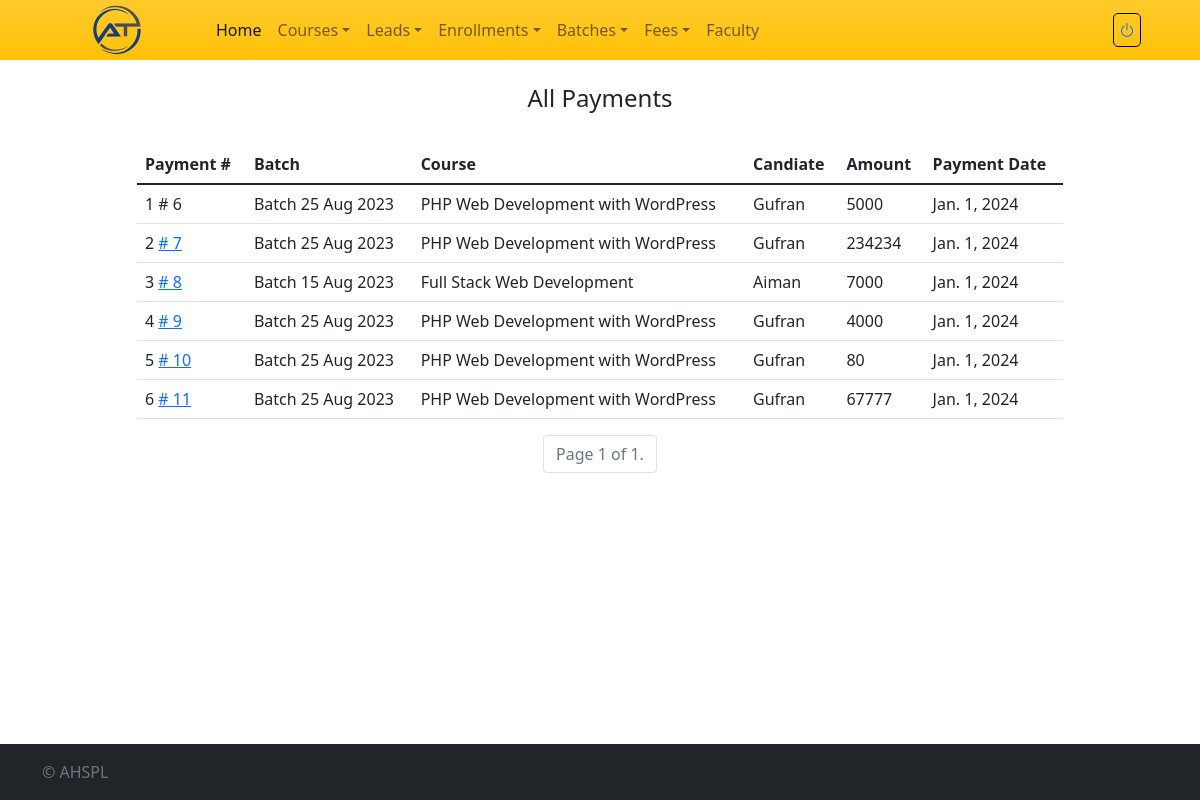
The page /all-payments (signed in) on the database as committed earlier.
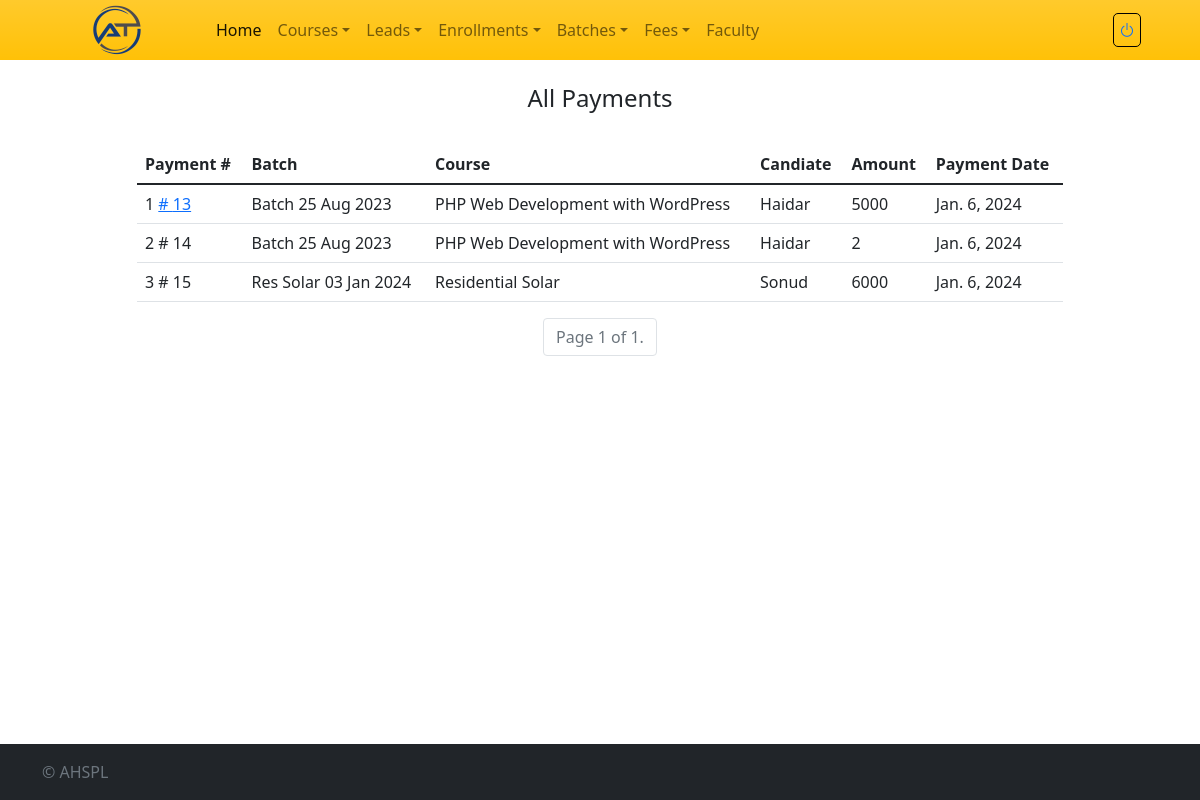
The same page on the database as committed later.
### crmapp/models.py (models this page shows)
class Payments(models.Model):
    payment_id = models.AutoField(primary_key=True)
    batch_id = models.ForeignKey(Batch, on_delete=models.SET_NULL,null=True, blank= True)
    candidate_id = models.ForeignKey(Users, on_delete=models.SET_NULL, null=True, blank=True)
    course_id = models.ForeignKey(Course,on_delete=models.SET_NULL,null=True, blank=True)
    payment_amount = models.TextField()
    payment_reference = models.ImageField(upload_to='payment_references/', null=True, blank=True)
    date_created = models.DateField(default=datetime.today)

class Batch(models.Model):
    batch_id = models.AutoField(primary_key=True)
    batch_name = models.CharField(max_length=255)
    course_id = models.ForeignKey(Course, on_delete=models.SET_NULL, null=True, blank=True)
    candidates = models.TextField()
    start_date = models.DateField(default=datetime.today)
    date_created = models.DateField(default=datetime.today)

class Course(models.Model):
    course_id = models.AutoField(primary_key=True)
    course_name = models.CharField(max_length=100)
    course_fee = models.DecimalField(max_digits=10, decimal_places=2)
    course_duration = models.CharField(max_length=100, default='')
    date_created = models.DateField(default=datetime.today)

class Users(models.Model):
    user_id = models.AutoField(primary_key=True)
    user_unique = models.CharField(max_length=100)
    user_role = models.ForeignKey(Userroles, on_delete=models.SET_NULL, null=True, blank=True)
    user_name = models.CharField(max_length=255)
    user_phone = models.CharField(max_length=15)
    user_email = models.CharField(max_length=320)
    date_created = models.DateField(default=datetime.today)

### crmapp/views.py (the view)
# urls.py: path('all-payments', login_required(views.all_collections), name='all_collections'),
def all_collections(request):
    payments_list = Payments.objects.all()
    items_per_page = 10  # You can adjust this value as needed
    paginator = Paginator(payments_list, items_per_page)
    page = request.GET.get('page')
    try:
        payments = paginator.page(page)
    except PageNotAnInteger:
        payments = paginator.page(1)
    except EmptyPage:
        payments = paginator.page(paginator.num_pages)
    return render(request, 'all-payments.html',{'payments':payments})

### templates/all-payments.html (shortened to what this page needs)
{% extends 'base.html' %}
{% block content %}
<div class="row">
	<div class="col">
	</div>
    <div class="col-10">
		<div class="py-4 text-center">
	    	<h4>All Payments</h4>
	  	</div>
		<table class="table  table-hover">
		  <thead>
		    <tr>
		      <th scope="col">Payment #</th>
		      <th scope="col">Batch</th>
		      <th scope="col">Course</th>
		      <th scope="col">Candiate</th>
		      <th scope="col">Amount</th>
		      <th scope="col">Payment Date</th>
		    </tr>
		  </thead>
		  <tbody>
		  	{% for payment in payments %}
		  	<tr>
		  		<td scope="row">{{ forloop.counter }}
		  			{% if payment.payment_reference and payment.payment_reference.url %}
		  			<a target="_blank" href="{{payment.payment_reference.url}}"># {{ payment.payment_id }}</a></th>
		  			{% else %}
		  				# {{ payment.payment_id }}</th>
		  			{% endif %}
		  		<td>{{ payment.batch_id.batch_name }}</td>
		  		<td>{{ payment.course_id.course_name }}</td>
		  		<td>{{ payment.candidate_id.user_name }}</td>
		  		<td>{{ payment.payment_amount }}</td>
		  		<td>{{ payment.date_created }}</td>
		  	</tr>
		  	{% endfor %}
		  </tbody>
		</table>
		<div class="pagination justify-content-center">
			<ul class="pagination">
				<li class="page-item disabled">
					<span class="page-link">
						Page {{ payments.number }} of {{ payments.paginator.num_pages }}.
					</span>
				</li>
			</ul>
		</div>
	</div>
	<div class="col">
	</div>
</div>
{% endblock %}

### templates/base.html (shortened to what this page needs)
{% load static %}
<html lang="en">
<head>
  <link href="{% static 'css/bootstrap.min.css' %}" rel="stylesheet">
  <link href="https://cdn.jsdelivr.net/npm/bootstrap-icons@1.10.0/font/bootstrap-icons.css" rel="stylesheet">
</head>
<body class="d-flex flex-column h-100">
  <main>
    {% block navigation %}
    <nav class="navbar navbar-expand-lg navbar-light bg-warning bg-gradient" aria-label="Eighth navbar example">
        <div class="container">
            <a class="navbar-brand" href="{% url 'home' %}">
                <img src="{% static 'logo.png' %}"/>
            </a>
            <div class="collapse navbar-collapse" id="navbarsExample07">
                <ul class="navbar-nav me-auto mb-2 mb-lg-0">
                <li class="nav-item">
                  <a class="nav-link active" aria-current="page" href="{% url 'dashboard' %}">Home</a>
                </li>
                <li class="nav-item dropdown">
                  <a class="nav-link dropdown-toggle" href="#" id="dropdown07" data-bs-toggle="dropdown" aria-expanded="false">Courses</a>
                </li>
                <li class="nav-item dropdown">
                  <a class="nav-link dropdown-toggle" href="#" id="dropdown09" data-bs-toggle="dropdown" aria-expanded="false">Leads</a>
                </li>
                <li class="nav-item dropdown">
                  <a class="nav-link dropdown-toggle" href="#" id="dropdown08" data-bs-toggle="dropdown" aria-expanded="false">Enrollments</a>
                </li>
                <li class="nav-item dropdown">
                  <a class="nav-link dropdown-toggle" href="#" id="dropdown08" data-bs-toggle="dropdown" aria-expanded="false">Batches</a>
                </li>
                <li class="nav-item dropdown">
                  <a class="nav-link dropdown-toggle" href="#" id="dropdown10" data-bs-toggle="dropdown" aria-expanded="false">Fees</a>
                </li>
                <li class="nav-item">
                  <a class="nav-link" aria-current="page" href="#">Faculty</a>
                </li>
                </ul>
                <button type="button" class="btn btn-link text-decoration-none" onclick="document.getElementById('logout-form').submit();">
                  <span class="icon-box">
                    <i class="bi bi-power"></i>
                  </span>
                </button>
            </div>
        </div>
    </nav>
    {% endblock %}
    <div class="container">
        {% block content %}{% endblock %}
    </div>
</main>
<footer class="footer mt-auto py-3 bg-dark">
    {% block footer %}
      <div class="container">
        <span class="text-muted">&copy; AHSPL</span>
      </div>
    {% endblock %}
</footer>
</body>
</html>

### templates/base.html (style rules this page uses)
.navbar { padding: 0px; position: sticky; top: 0; }
.icon-box { border: 1px solid #000; padding: 5px; border-radius: 5px; margin-right: 5px; }
.btn-link:active, .btn-link:focus, .btn-link { outline: none !important; border: none !important; }

Rows that differ between the two databases and show on the page:
removed Payments: payment_id "6", batch_id.batch_name "Batch 25 Aug 2023", course_id.course_name "PHP Web Development with WordPress", candidate_id.user_name "Gufran", payment_amount "5000", date_created "Jan. 1, 2024"
removed Payments: payment_id "7", batch_id.batch_name "Batch 25 Aug 2023", course_id.course_name "PHP Web Development with WordPress", candidate_id.user_name "Gufran", payment_amount "234234", date_created "Jan. 1, 2024"
removed Payments: payment_id "8", batch_id.batch_name "Batch 15 Aug 2023", course_id.course_name "Full Stack Web Development", candidate_id.user_name "Aiman", payment_amount "7000", date_created "Jan. 1, 2024"
removed Payments: payment_id "9", batch_id.batch_name "Batch 25 Aug 2023", course_id.course_name "PHP Web Development with WordPress", candidate_id.user_name "Gufran", payment_amount "4000", date_created "Jan. 1, 2024"
removed Payments: payment_id "10", batch_id.batch_name "Batch 25 Aug 2023", course_id.course_name "PHP Web Development with WordPress", candidate_id.user_name "Gufran", payment_amount "80", date_created "Jan. 1, 2024"
removed Payments: payment_id "11", batch_id.batch_name "Batch 25 Aug 2023", course_id.course_name "PHP Web Development with WordPress", candidate_id.user_name "Gufran", payment_amount "67777", date_created "Jan. 1, 2024"
added Payments: payment_id "13", batch_id.batch_name "Batch 25 Aug 2023", course_id.course_name "PHP Web Development with WordPress", candidate_id.user_name "Haidar", payment_amount "5000", date_created "Jan. 6, 2024"
added Payments: payment_id "14", batch_id.batch_name "Batch 25 Aug 2023", course_id.course_name "PHP Web Development with WordPress", candidate_id.user_name "Haidar", payment_amount "2", date_created "Jan. 6, 2024"
added Payments: payment_id "15", batch_id.batch_name "Res Solar 03 Jan 2024", course_id.course_name "Residential Solar", candidate_id.user_name "Sonud", payment_amount "6000", date_created "Jan. 6, 2024"
